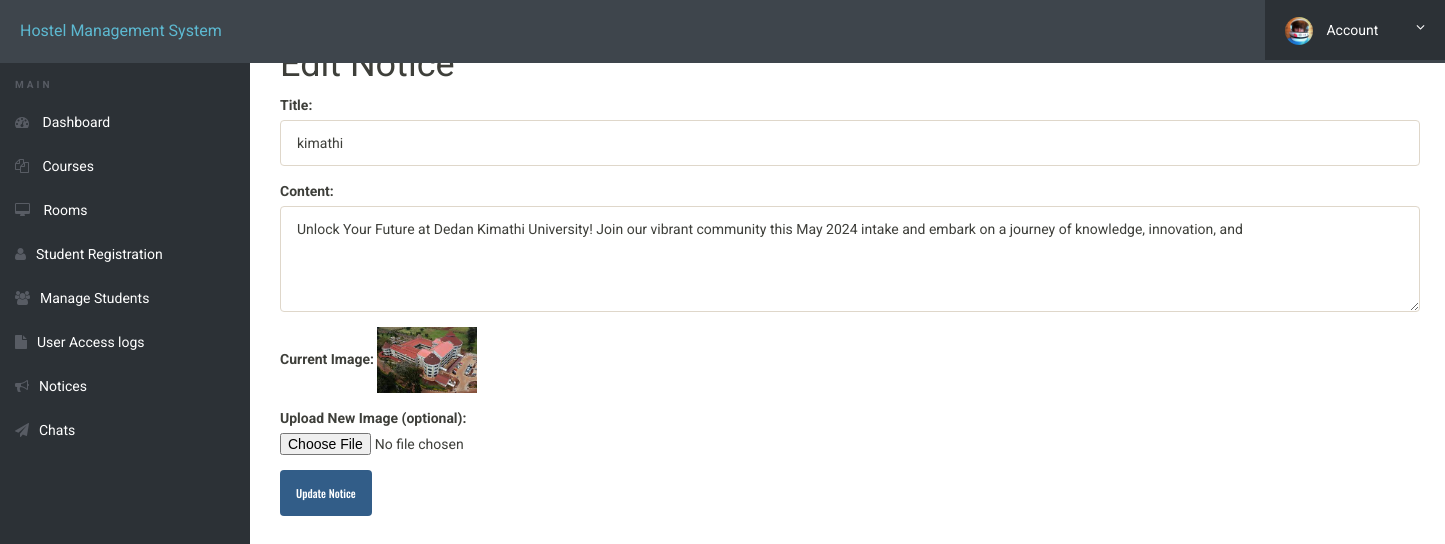
The page /admin/edit-notice.php?id=1 (signed in) on the database its author committed.
### tables this page shows
CREATE TABLE `notices` (
  `id` int(11) NOT NULL,
  `title` varchar(255) NOT NULL,
  `content` text NOT NULL,
  `image` longblob NOT NULL,
  `timestamp` timestamp NOT NULL DEFAULT current_timestamp()
);

### admin/edit-notice.php (the view, shortened to what this page needs)
<?php
include('includes/config.php');
if (isset($_GET['id'])) {
    $notice_id = $_GET['id'];
    $stmt = $mysqli->prepare("SELECT * FROM notices WHERE id = ?");
    $stmt->bind_param('i', $notice_id);
    $stmt->execute();
    $result = $stmt->get_result();
    $notice = $result->fetch_assoc();
} else {
    $_SESSION['error'] = "Notice ID not specified";
    header("Location: noticeboard.php");
    exit();
}
?>
<!DOCTYPE html>
<html lang="en" class="no-js">
<head>
	<link rel="stylesheet" href="css/font-awesome.min.css">
	<link rel="stylesheet" href="css/bootstrap.min.css">
	<link rel="stylesheet" href="css/dataTables.bootstrap.min.css">
	<link rel="stylesheet" href="css/bootstrap-social.css">
	<link rel="stylesheet" href="css/bootstrap-select.css">
	<link rel="stylesheet" href="css/fileinput.min.css">
	<link rel="stylesheet" href="css/awesome-bootstrap-checkbox.css">
	<link rel="stylesheet" href="css/style.css">
</head>
<body>
    <?php include('includes/header.php');?>
    <div class="ts-main-content">
        <?php include('includes/sidebar.php');?>
        <div class="content-wrapper">
            <div class="container-fluid">
                <div class="container mt-5">
                    <h1 class="mb-4">Edit Notice</h1>
                    <form method="post" enctype="multipart/form-data">
                        <div class="form-group">
                            <label>Title:</label>
                            <input type="text" name="title" class="form-control" value="<?php echo $notice['title']; ?>" required>
                        </div>
                        <div class="form-group">
                            <label>Content:</label>
                            <textarea name="content" class="form-control" rows="4" required><?php echo $notice['content']; ?></textarea>
                        </div>
                        <div class="form-group">
                            <label>Current Image:</label>
                            <img src="<?php echo $notice['image']; ?>" alt="Current Notice Image" style="max-width: 100px;">
                        </div>
                        <div class="form-group">
                            <label>Upload New Image (optional):</label>
                            <input type="file" name="image" class="form-control-file" accept="image/*">
                        </div>
                        <button type="submit" name="submit" class="btn btn-primary">Update Notice</button>
                    </form>
                </div>
            </div>
        </div>
    </div>
</body>
</html>

### admin/css/style.css (style rules this page uses)
html { font-size: 14px; }
@media only screen and (min-width: 480px) { html { font-size: 17px; } }
@media only screen and (min-width: 768px) { html { font-size: 14px; } }
body { font-size: 1em; }
.btn { font-family: 'Oswald', sans-serif; }
.btn { text-transform: none; }
.ts-main-content .content-wrapper { padding-top: 15px; margin-top: 10px; }
@media only screen and (min-width: 992px) { .ts-main-content .content-wrapper { margin-left: 250px; } }

### rows shown on the page
notices: title "kimathi", content "Unlock Your Future at Dedan Kimathi University! Join our vibrant community this May 2024 intake and embark on a journey of knowledge, innovation, and", image (picture)
